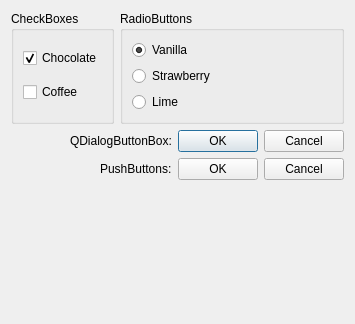
          <widget class="QWidget" name="SpecialButtons">
           <attribute name="title">
            <string>Special Buttons</string>
           </attribute>
           <layout class="QGridLayout" name="gridLayout_5">
            <item row="0" column="0">
             <widget class="QGroupBox" name="groupBox_3">
              <property name="title">
               <string>CheckBoxes</string>
              </property>
              <layout class="QVBoxLayout" name="verticalLayout_3">
               <item>
                <widget class="QCheckBox" name="checkBox_2">
                 <property name="text">
                  <string>Chocolate</string>
                 </property>
                 <property name="checked">
                  <bool>true</bool>
                 </property>
                </widget>
               </item>
               <item>
                <widget class="QCheckBox" name="checkBox_3">
                 <property name="text">
                  <string>Coffee</string>
                 </property>
                </widget>
               </item>
              </layout>
             </widget>
            </item>
            <item row="0" column="1">
             <widget class="QGroupBox" name="groupBox_2">
              <property name="title">
               <string>RadioButtons</string>
              </property>
              <layout class="QVBoxLayout" name="verticalLayout_2">
               <item>
                <widget class="QRadioButton" name="radioButton_4">
                 <property name="text">
                  <string>Vanilla</string>
                 </property>
                 <property name="checked">
                  <bool>true</bool>
                 </property>
                </widget>
               </item>
               <item>
                <widget class="QRadioButton" name="radioButton_5">
                 <property name="text">
                  <string>Strawberry</string>
                 </property>
                </widget>
               </item>
               <item>
                <widget class="QRadioButton" name="radioButton_6">
                 <property name="text">
                  <string>Lime</string>
                 </property>
                </widget>
               </item>
              </layout>
             </widget>
            </item>
            <item row="1" column="0" colspan="2">
             <layout class="QHBoxLayout" name="horizontalLayout_2">
              <item>
               <spacer name="horizontalSpacer_2">
                <property name="orientation">
                 <enum>Qt::Horizontal</enum>
                </property>
                <property name="sizeHint" stdset="0">
                 <size>
                  <width>40</width>
                  <height>20</height>
                 </size>
                </property>
               </spacer>
              </item>
              <item>
               <widget class="QLabel" name="label_2">
                <property name="text">
                 <string>QDialogButtonBox:</string>
                </property>
               </widget>
              </item>
              <item>
               <widget class="QDialogButtonBox" name="buttonBox">
                <property name="standardButtons">
                 <set>QDialogButtonBox::Cancel|QDialogButtonBox::Ok</set>
                </property>
               </widget>
              </item>
             </layout>
            </item>
            <item row="2" column="0" colspan="2">
             <layout class="QHBoxLayout" name="horizontalLayout">
              <item>
               <spacer name="horizontalSpacer">
                <property name="orientation">
                 <enum>Qt::Horizontal</enum>
                </property>
                <property name="sizeHint" stdset="0">
                 <size>
                  <width>40</width>
                  <height>20</height>
                 </size>
                </property>
               </spacer>
              </item>
              <item>
               <widget class="QLabel" name="label_3">
                <property name="text">
                 <string>PushButtons:</string>
                </property>
               </widget>
              </item>
              <item>
               <widget class="QPushButton" name="pushButton_12">
                <property name="text">
                 <string>OK</string>
                </property>
               </widget>
              </item>
              <item>
               <widget class="QPushButton" name="pushButton_11">
                <property name="sizePolicy">
                 <sizepolicy hsizetype="Maximum" vsizetype="Fixed">
                  <horstretch>0</horstretch>
                  <verstretch>0</verstretch>
                 </sizepolicy>
                </property>
                <property name="text">
                 <string>Cancel</string>
                </property>
               </widget>
              </item>
             </layout>
            </item>
            <item row="3" column="1">
             <spacer name="verticalSpacer_5">
              <property name="orientation">
               <enum>Qt::Vertical</enum>
              </property>
              <property name="sizeHint" stdset="0">
               <size>
                <width>224</width>
                <height>133</height>
               </size>
              </property>
             </spacer>
            </item>
           </layout>
          </widget>
